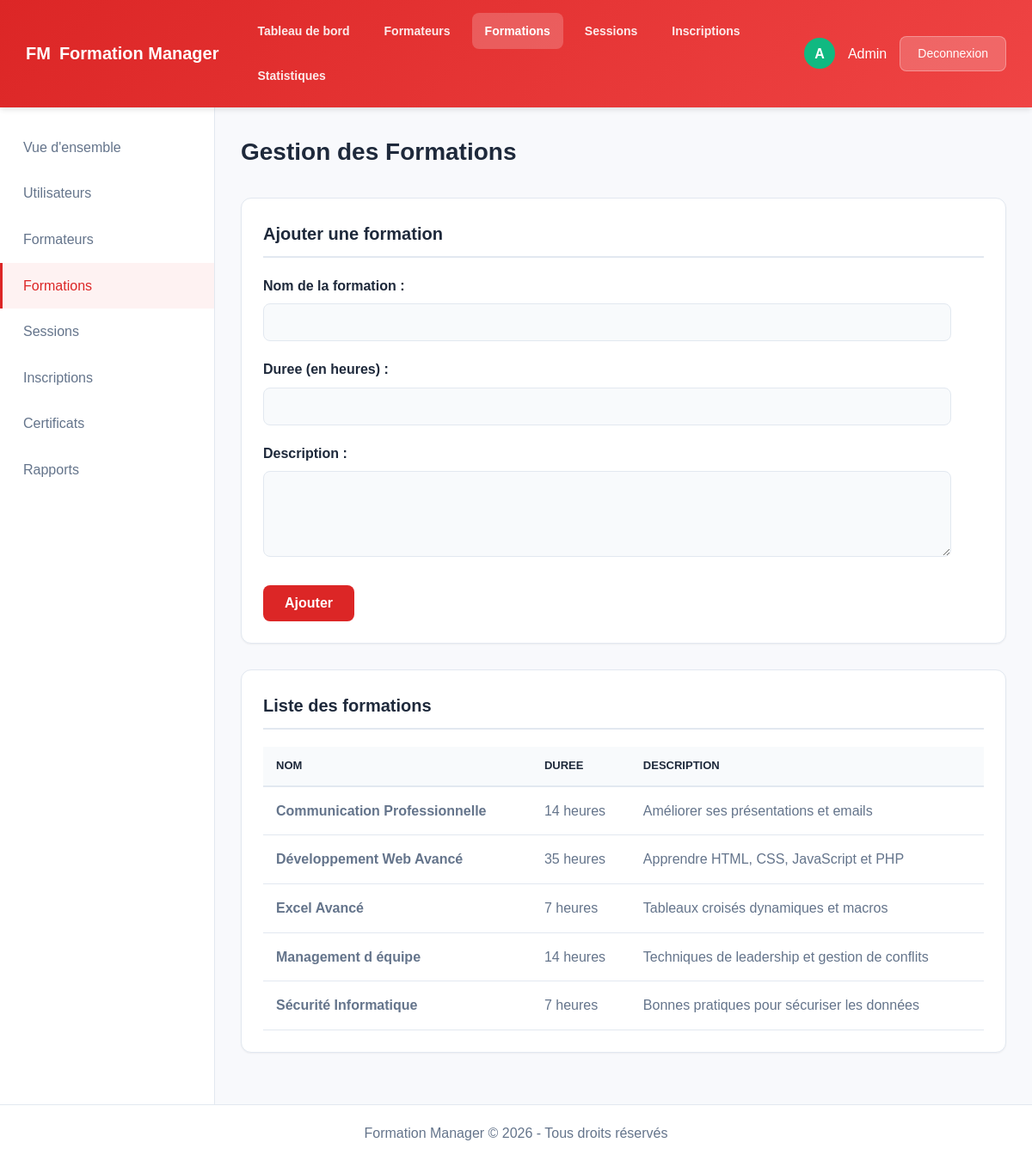
/formations.php (signed in), run on an earlier commit of the app's database.
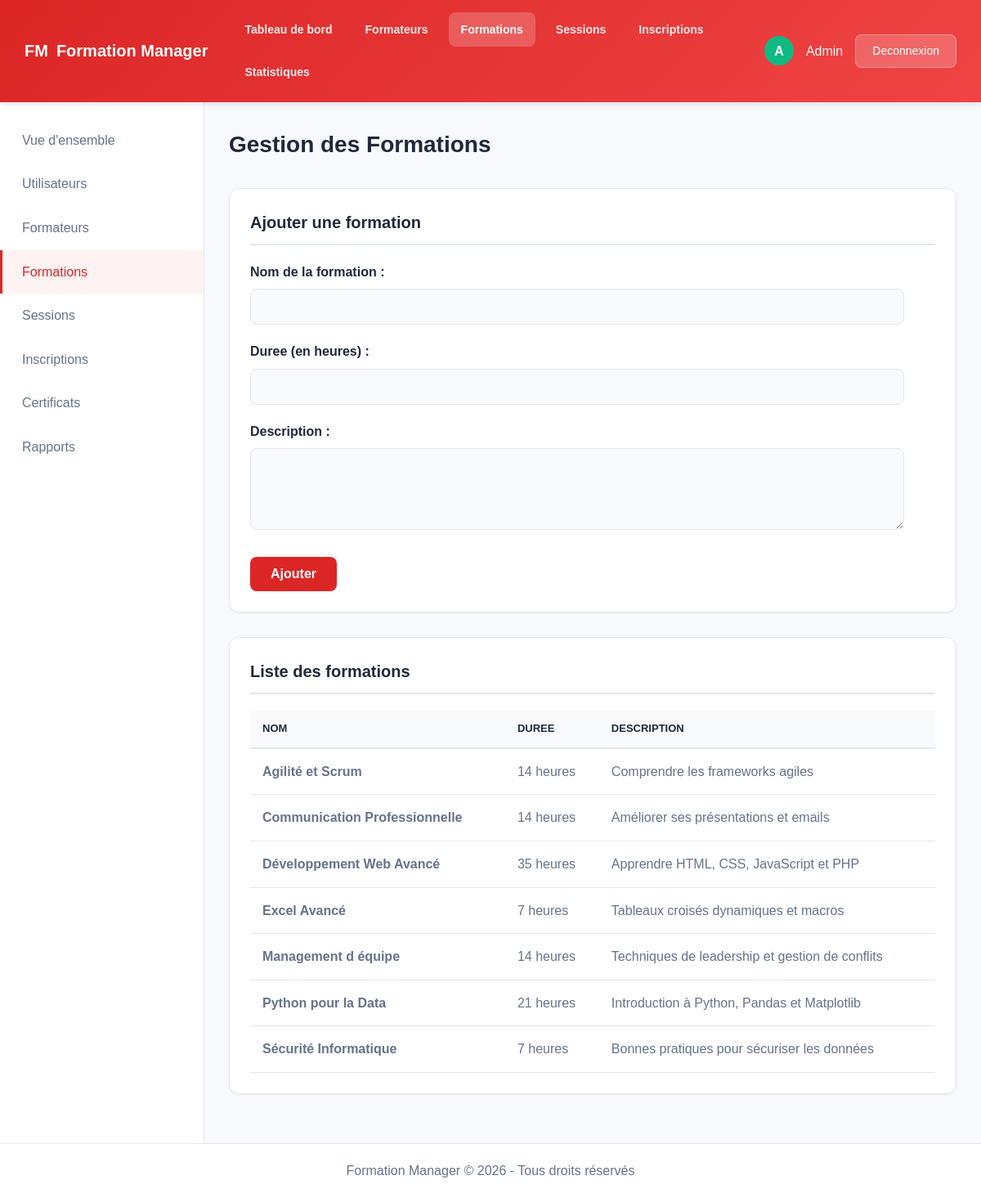
And on a later commit of the database.
### tables this page shows
create table if not exists formations (
    id int auto_increment primary key,
    nom varchar(255) not null,
    duree int not null,
    description text
);

### formations.php (the view, shortened to what this page needs)
<?php
include 'connexion.php';
?>
<!DOCTYPE html>
<html lang="fr">
<head>
    <link rel="stylesheet" href="style.css">
</head>
<body>
    <?php include 'header.php'; ?>
    <div class="page-header">
        <h1 class="page-title">Gestion des Formations</h1>
    </div>
    <div class="section">
        <h2 class="section-header">Ajouter une formation</h2>
        <form method="POST" action="traitement.php">
            <label>Nom de la formation :</label>
            <input type="text" name="nom" id="nom_formation" required>
            <label>Duree (en heures) :</label>
            <input type="number" name="duree" id="duree" required min="1">
            <label>Description :</label>
            <textarea name="description" rows="4"></textarea>
            <button type="submit">Ajouter</button>
        </form>
    </div>
    <div class="section">
        <h2 class="section-header">Liste des formations</h2>
        <table>
            <thead>
                <tr>
                    <th>NOM</th>
                    <th>DUREE</th>
                    <th>DESCRIPTION</th>
                </tr>
            </thead>
            <tbody>
                <?php
                $sql = "SELECT * FROM formations ORDER BY nom ASC";
                $resultat = mysqli_query($connexion, $sql);
                if (mysqli_num_rows($resultat) > 0) {
                    while ($ligne = mysqli_fetch_assoc($resultat)) {
                        echo "<tr>";
                        echo "<td><strong>" . htmlspecialchars($ligne['nom']) . "</strong></td>";
                        echo "<td>" . $ligne['duree'] . " heures</td>";
                        echo "<td>" . htmlspecialchars($ligne['description']) . "</td>";
                        echo "</tr>";
                    }
                } else {
                    echo "<tr><td colspan='3' style='text-align: center;'>Aucune formation</td></tr>";
                }
                ?>
            </tbody>
        </table>
    </div>
    <?php include 'footer.php'; ?>
</body>
</html>

What changed in the data, as far as the page shows it:
added formations: nom "Agilité et Scrum", duree "14", description "Comprendre les frameworks agiles"
added formations: nom "Python pour la Data", duree "21", description "Introduction à Python, Pandas et Matplotlib"
